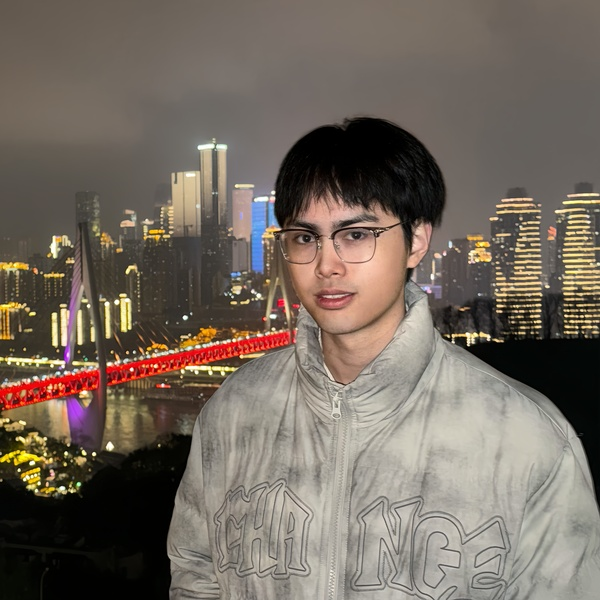
#> input picture images/profile.png, 600 x 600 px, found by its file name
$ python process_photo.py
#> lines starting #> are read from the running program, lines starting #| are printed output that depends on the picture
#!/usr/bin/env python3
"""
处理个人照片，调整到合适的比例用于网站头像
"""

from PIL import Image
import os

def process_profile_photo(input_path, output_path, target_size=(400, 400)):
    """
    处理个人照片，调整到合适的比例

    Args:
        input_path: 输入照片路径
        output_path: 输出照片路径
        target_size: 目标尺寸 (width, height)
    """
#> called with target_size = (400, 400)
    try:
        # 打开图片
        with Image.open(input_path) as img:
#> img is the input picture: PIL image 600x600 RGB; mean R, G, B 116.4, 105.7, 95.3
            print(f"原始图片尺寸: {img.size}")
#| 原始图片尺寸: (600, 600)
            print(f"原始图片模式: {img.mode}")
#| 原始图片模式: RGB

            # 转换为RGB模式（如果是RGBA）
            if img.mode == 'RGBA':
                # 创建白色背景
                background = Image.new('RGB', img.size, (255, 255, 255))
                background.paste(img, mask=img.split()[-1])  # 使用alpha通道作为mask
                img = background
            elif img.mode != 'RGB':
                img = img.convert('RGB')

            # 计算裁剪区域（保持正方形）
            width, height = img.size
#> width = 600; height = 600
            min_dim = min(width, height)
#> min_dim = 600

            # 计算裁剪的起始位置（居中裁剪）
            left = (width - min_dim) // 2
#> left = 0
            top = (height - min_dim) // 2
#> top = 0
            right = left + min_dim
#> right = 600
            bottom = top + min_dim
#> bottom = 600

            # 裁剪为正方形
            img_cropped = img.crop((left, top, right, bottom))
            print(f"裁剪后尺寸: {img_cropped.size}")
#| 裁剪后尺寸: (600, 600)

            # 调整到目标尺寸
            img_resized = img_cropped.resize(target_size, Image.Resampling.LANCZOS)
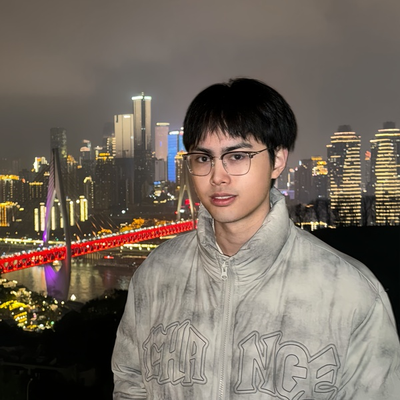
#> img_resized: PIL image 400x400 RGB; mean R, G, B 116.3, 105.7, 95.3
            print(f"调整后尺寸: {img_resized.size}")
#| 调整后尺寸: (400, 400)

            # 保存图片
            img_resized.save(output_path, 'JPEG', quality=95, optimize=True)
            print(f"照片已保存到: {output_path}")

            # 获取文件大小
            file_size = os.path.getsize(output_path)
            print(f"文件大小: {file_size / 1024:.1f} KB")

    except Exception as e:
        print(f"处理照片时出错: {e}")

if __name__ == "__main__":
    # 处理照片
    input_photo = "/Users/guoyichen/EasonAI/academicpages-website/images/profile.png"
    output_photo = "/Users/guoyichen/EasonAI/academicpages-website/images/profile.jpg"

    print("开始处理个人照片...")
    process_profile_photo(input_photo, output_photo, target_size=(400, 400))
    print("照片处理完成！")
